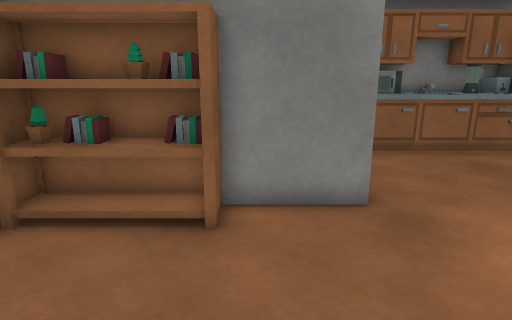
View 1 (above)

14 first-person views from a walk through a scene from a Unity 3-D project. The camera is 1.3 m above the floor, tilts 14° down and sees 75° across. Doors are open. The floor is counted in squares, 0.47 m on a side. Each view is taken from the middle of a square. On the plan, view 1 faces up. The plan holds only what a view shows up to about 20 squares ahead; the rest is blank. The place goes on beyond the plan. The player is left out. Surface patterns are stand-ins for the level's own textures.

View 2
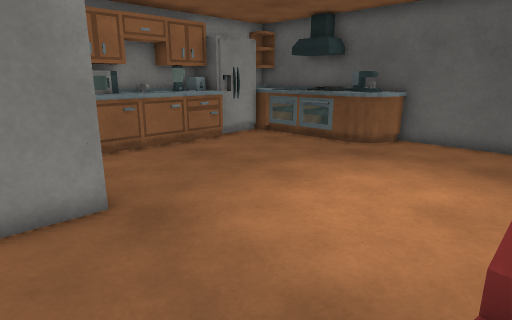

View 3
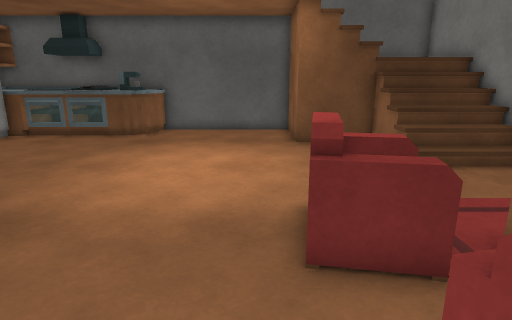

View 4
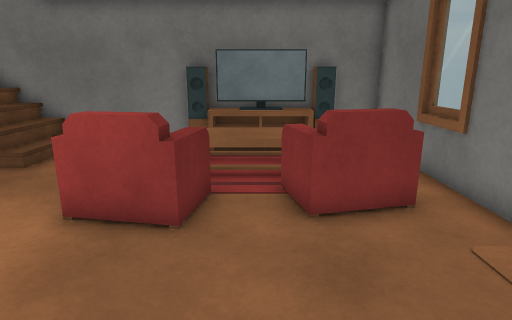

View 5
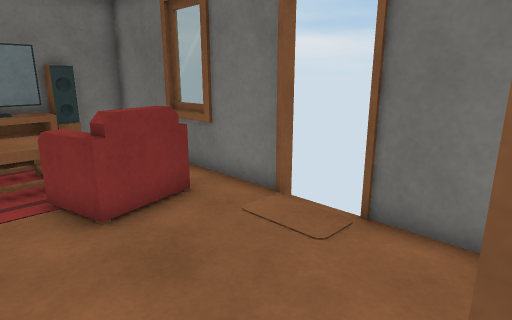

View 6
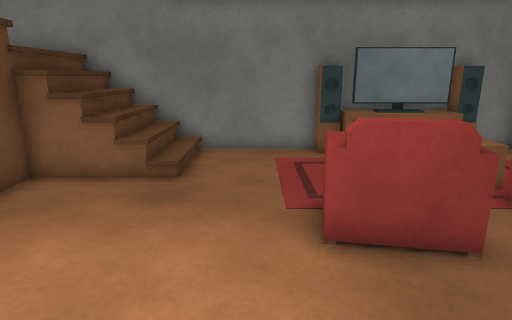

View 7
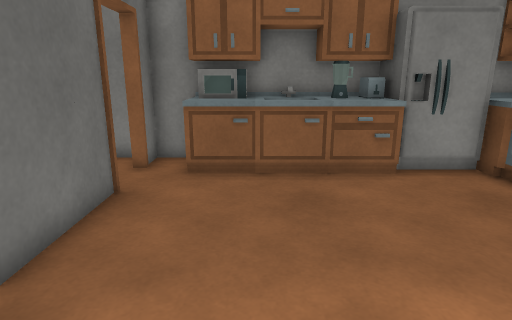

View 8
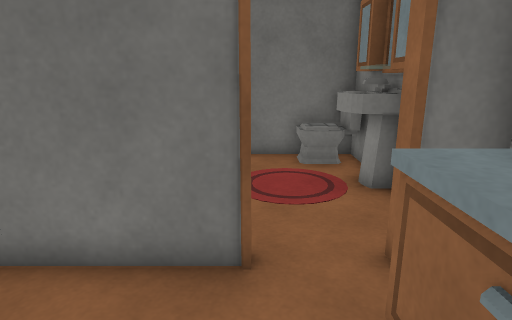

View 9
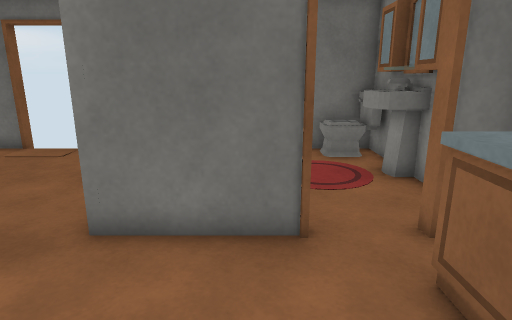

View 10
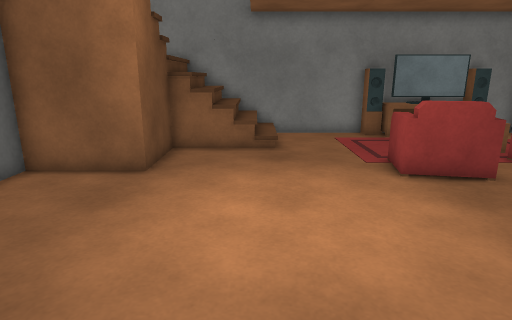

View 11
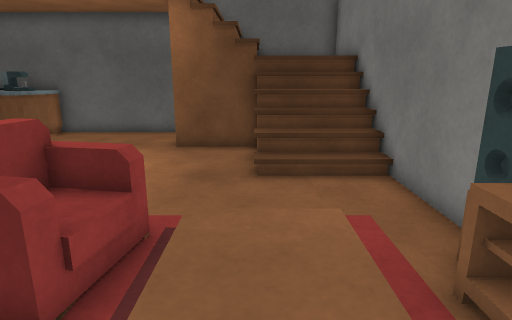

View 12
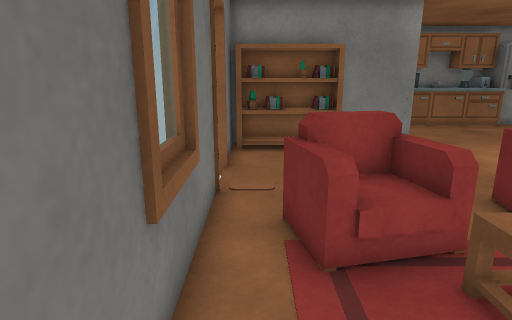

View 13
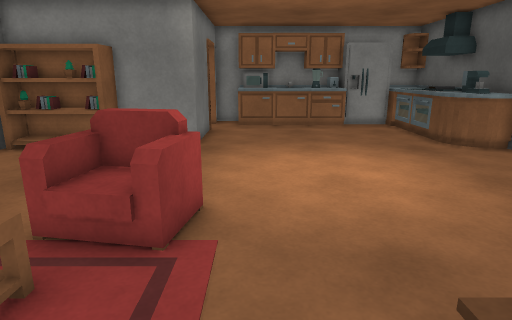

View 14
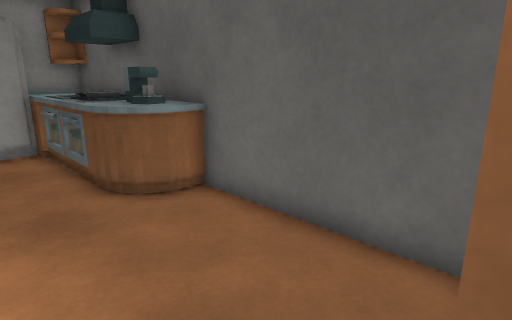

### Floor plan
Key: @ floor where view 1 was taken; # wall or solid block; . main floor; : floor 2.75 m higher than the main floor; / step, stairs or slope; D open door; = window, fence, low wall or low ledge; ^ raised ledge; v drop or lower ground; C cabinet; S sink; F fridge; M microwave; R drawers; B bookshelf; T stove; A machine; H chair; U rug; P speaker; E TV; O other object.
Columns run from 5 left of view 1 to 15 right of it. Each row starts with its distance up from view 1.
 14 ##CS=C###CCCSCCCFFCC#
 13 #  SS .D#MMCSRROFFCC#
 12 #.UUUU.DDCCCSRRR..CC#
 11 #.UUUU.D#.........TTT
 10        ##.........TT#
  9        # .........TT#
  8        ^ .........CA#
  7 #########.........CA#
  6 #OBOO.............CC#
  5 #O..................#
  4 #...................#
  3 D...................#
  2 D...................#
  1 D...................#
  0 #.. #@H== ..........#
 -1 #.#  .## =.......:::#
 -2 #.H H.H.  ......v// #
 -3 =.H      .......v///#
 -4 #. .     ...///=#   #
 -5 #        .../////   #
 -6 #. UUUU...../////   #
 -7 #.PPEEEPP.../////   #
 -8 ##P####P#############

Positions as (right, up) in squares from view 1, and headings:
1: (0, 0), facing up
2: (0, 0), facing up-right
3: (-3, 1), facing right
4: (0, 6), facing down
5: (1, 6), facing down-left
6: (5, 5), facing down
7: (6, 3), facing up
8: (7, 11), facing left
9: (8, 10), facing left
10: (8, 9), facing down
11: (-2, -4), facing right
12: (-4, -7), facing up
13: (5, -7), facing up
14: (10, -1), facing up-right
